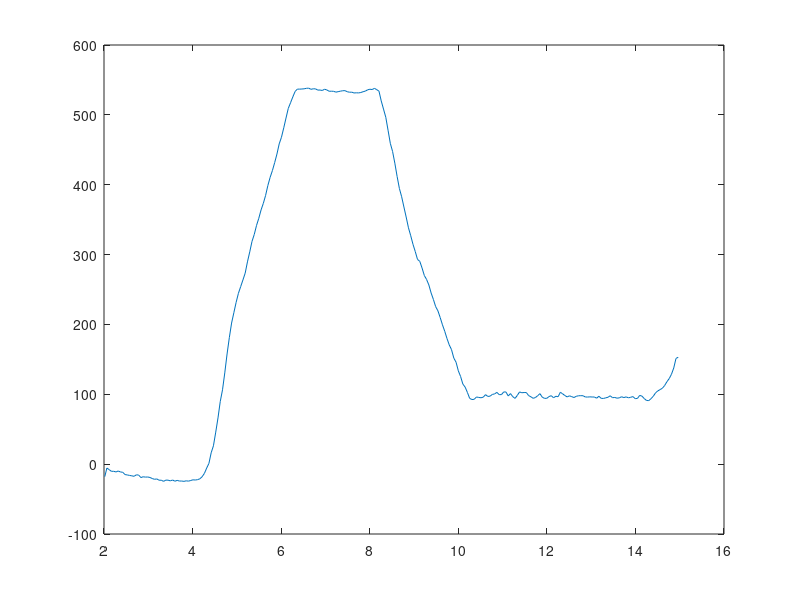

The MATLAB source for this figure: (Note: this script raises an error after producing the figure.)
close all;
clear all;
clc;

Data1 = csvread('Drej2.csv');
Data1(:,1) = Data1(:,1)/1000;

Data1(57:255,2) = Data1(57:255,2)+360;
Data1(153:255,2) = Data1(153:255,2)-360;

%Data1(60:121,2) = Data1(60:121,2)+360;
%Data1(121:121,2) = Data1(121:121,2)-360;

format long

plot(Data1(:,1),Data1(:,2))

%figure;

fs = 40;
fm = fs/2;
ns = 20000;
w = linspace(1,2*pi*fm,ns);
f = w/(2*pi);
wd = w/(2*fm);
Space = 0:1:1000;
s = tf('s');
z = tf('z');
H = 8.500881141*10^7/(s^4+192.0418945*s^3*cos((1/8)*pi)+18440.04462*s^2+192.0418945*cos((3/8)*pi)*s^3+36880.08924*cos((3/8)*pi)*s^2*cos((1/8)*pi)+1.770630552*10^6*cos((3/8)*pi)*s+1.770630552*10^6*cos((1/8)*pi)*s+8.500881142*10^7)
%bodeplot(H, Space)
%figure;
%% LOWPASS FILTER

%H = (0.4347829973e-2+0.2608697984e-1/z+0.6521744960e-1/z^2+0.8695659946e-1/z^3+0.6521744960e-1/z^4+0.2608697984e-1/z^5+0.4347829973e-2/z^6)/(1-1.974486371/z+2.241740971/z^2-1.460131921/z^3+.5920585105/z^4-.1343581056/z^5+0.1344675427e-1/z^6)
Hs = (8.500881141*10^7*z^4+3.400352456*10^8*z^3+5.100528685*10^8*z^2+3.400352456*10^8*z+8.500881141*10^7)/(6.409788286*10^8*z^4+2.894089112*10^8*z^3+3.528800656*10^8*z^2+6.298157993*10^7*z+1.389159704*10^7)
[num,den] = tfdata(Hs);
num = num{1}/(6.41e08);
den = den{1}/(6.41e08);
% H = tf(num, den, 0.025, 'variable', 'z^-1')
% den
H_freq = freqz(num, den, wd);
magdb = 20*log10(abs(H_freq));
 
%bodeplot(Hs)

%semilogx(f, magdb)

grid;
figure;
%% FFT
%scatter(Data1(:,2),Data1(:,1));
%figure;

% input = Data1(:,1);
% 
% input_fft = mag2db(abs(fft(input)));
% freq = linspace(0,40,length(input_fft));
% plot(freq,input_fft);
% figure;
% spectrogram(input,hamming(20),19,100,40,'yaxis') %fft for hvert sekund (40)
% 
% figure;

%% Test filter algorithm
BUF0 = 0;
BUF1 = 0;
BUF2 = 0;
BUF3 = 0;
BUF4 = 0;
BUF5 = 0;
BUF6 = 0;

a1 = 0.4515;
a2 = 0.5505;
a3 = 0.09825;
a4 = 0.02167;


b0 = 0.1326;
b1 = 0.5305;
b2 = 0.7957;
b3 = 0.5305;
b4 = 0.1326;


input = Data1(:,2);
output = zeros(255,1);
for i=1:255
   BUF0 = input(i) - (a1*BUF1 + a2*BUF2 + a3*BUF3 + a4*BUF4);
   output(i) = BUF0*b0 + b1*BUF1 + b2*BUF2 + b3*BUF3 + b4*BUF4;
   BUF4 = BUF3;
   BUF3 = BUF2;
   BUF2 = BUF1;
   BUF1 = BUF0;
end

plot(Data1(:,1),Data1(:,2), 'b',Data1(:,1),output, 'r')

figure;
%% FFT filter
input = Data1(:,2);

%input_fft = mag2db(abs(fft(input)));
input_fft = mag2db(2/length(input)*abs(fft(input)));
freq = linspace(0,40,length(input_fft));
plot(freq,input_fft);
figure;
spectrogram(input,hamming(20),19,100,40,'yaxis') %fft for hvert sekund (40)

figure;

%% Make it B-E-Autiful
plot(Data1(:,1),Data1(:,2))

h_legend = legend('Measured Data', 'Location', 'southeast')

set(h_legend, 'fontsize', 12);
%limmiting the axes to remove zero results

%Title and axis labels added
title('Turning with Full Velocity')
xlabel('Time [s]', 'fontsize', 15)
ylabel('Angle [\circ]', 'fontsize', 15)

grid on
set(gca,'GridLineStyle',':', 'GridColor', 'k', 'GridAlpha', .6)
 figure;
%% FFT with filter
inputfilter = output;

%input_fft = mag2db(abs(fft(input)));
input_fft = mag2db(2/length(inputfilter)*abs(fft(inputfilter)));
freq = linspace(0,40,length(input_fft));
plot(freq,input_fft);
figure;
spectrogram(output,hamming(20),19,100,40,'yaxis')
